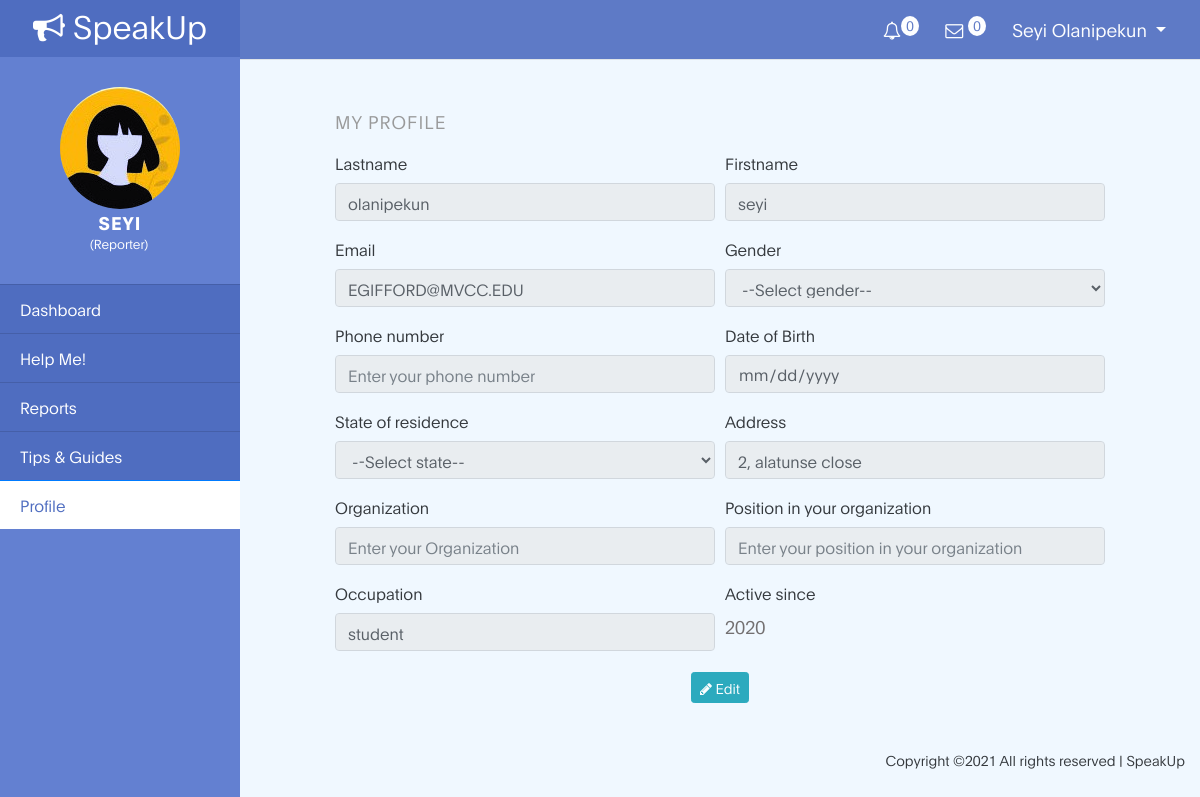
The page /app/profile (signed in) on the database its author committed.
### tables this page shows
CREATE TABLE `users` (
  `user_id` int(11) NOT NULL,
  `user_type` text NOT NULL,
  `assigned` int(11) NOT NULL,
  `lastname` text NOT NULL,
  `firstname` text NOT NULL,
  `email` text NOT NULL,
  `phone` text DEFAULT NULL,
  `gender` text DEFAULT NULL,
  `status` text NOT NULL,
  `badge` text NOT NULL,
  `dob` date DEFAULT NULL,
  `state` text DEFAULT NULL,
  `address` text DEFAULT NULL,
  `occupation` text DEFAULT NULL,
  `organization` text DEFAULT NULL,
  `position` text DEFAULT NULL,
  `cv` varchar(225) DEFAULT NULL,
  `motive` text DEFAULT NULL,
  `password` varchar(225) NOT NULL,
  `date_reg` datetime NOT NULL
);

### functions.php (called while the page is built, shortened)
<?php
function test_input($text){
   $text = trim($text);
   $text = strip_tags($text);
   $text = stripslashes($text);
   return $text;
}
?>

### app/profile.php (the view, shortened to what this page needs)
<?php
include_once '../functions.php';
if (isset($_SESSION['user_id']) && isset($_SESSION['user_type'])) {
  $user_id = preg_replace('#[^0-9]#','',$_SESSION['user_id']);
  $user_type = test_input($_SESSION["user_type"]);
  $stmt = $conn->prepare("SELECT lastname, firstname, email, gender, phone, dob, state, address, organization, position, occupation, date_reg FROM users WHERE user_id = ?");
  $stmt->bind_param("i", $user_id);
  $stmt->execute();
  $stmt->store_result();
  $stmt->bind_result($lastname, $firstname, $email, $gender, $phone, $dob, $state, $address, $organization, $position, $occupation, $date_reg);
}else{
  $_SESSION['msg'] ='You must login first';
  header('location: ../login');
  exit();
}
?>
<!DOCTYPE html>
<html lang="en">
<head>
 <link rel="stylesheet" href="../css/bootstrap.min.css">
 <link rel="stylesheet" href="../css/font-awesome.min.css">
 <link href="../css/bootstrap-sidebar.min.css" rel="stylesheet">
 <link href="../css/app.css" rel="stylesheet">
</head>
<body>
  <div class="d-flex" id="wrapper">
    <div id="sidebar-wrapper">
      <div class="sidebar-heading"><a href="../"> <i class="fa fa-bullhorn"></i> SpeakUp</a></div>
      <div class="round">
        <img class="img-fluid avatar" src="../images/avatar.jpg">
        <h4 class="type"> <?php echo $firstname; ?></h4>
        <small>(<?php echo ucfirst($user_type); ?>)</small>
      </div>
      <div class="list-group list-group-flush">
        <?php
        if ($user_type == 'responder') {?>
          <a href="responder" class="list-group-item list-group-item-action">Dashbboard</a>
          <a href="help" class="list-group-item list-group-item-action">Help Requests</a>
          <a href="view-reports" class="list-group-item list-group-item-action">View Reports</a>
        <a href="share-tips" class="list-group-item list-group-item-action active">Share Tips</a>
          <a href="Profile" class="list-group-item list-group-item-action active">Profile</a>
        <?php }else{
         ?>
        <a href="reporter" class="list-group-item list-group-item-action">Dashboard</a>
        <a href="help" class="list-group-item list-group-item-action">Help Me!</a>
        <a href="reports" class="list-group-item list-group-item-action ">Reports</a>
        <a href="../tips" class="list-group-item list-group-item-action">Tips & Guides </a>
        <a href="profile" class="list-group-item list-group-item-action  active">Profile</a>
      <?php } ?>
    </div>
  </div>
  <div id="page-content-wrapper">
    <?php include_once 'includes/navbar.php'; ?>
    <div class="container-fluid">
      <div class="row">
        <div class="offset-md-1 col-md-10 pt-5">
          <h4 class="mb-3">My Profile</h4>
          <form action="" autocomplete="off" id="profile-form" class="form-horiontal" method="post">
            <div class="form-row">
              <div class="col-md-6 mb-3">
                <label>Lastname</label>
                <input type="text" id="lastname" value="<?php echo $lastname; ?>" class="form-control" placeholder="Enter your lastname" disabled>
              </div>
              <div class="col-md-6 mb-3">
                <label>Firstname</label>
                <input type="text" id="firstname" value="<?php echo $firstname; ?>" class="form-control" placeholder="Enter your firstname" disabled>
              </div>
            </div>
            <div class="form-row">
              <div class="col-md-6 mb-3">
                <label>Email</label>
                <input type="text" id="email" value="<?php echo $email; ?>" class="form-control" placeholder="Enter your e-mail address" disabled>
              </div>
              <div class="col-md-6 mb-3">
                <label>Gender</label>
                <select class="form-control" value="<?php echo $gender; ?>" id="gender" disabled>
                  <option value="">--Select gender--</option>
                </select>
              </div>
            </div>
            <div class="form-row">
              <div class="col-md-6 mb-3">
                <label>Phone number</label>
                <input type="tel" id="phone" value="<?php echo $phone; ?>" class="form-control editable" placeholder="Enter your phone number" disabled>
              </div>
              <div class="col-md-6 mb-3">
                <label>Date of Birth</label>
                <input type="date" id="dob" value="<?php echo $dob; ?>" class="form-control editable" placeholder="Enter your address" disabled>
              </div>
            </div>
            <div class="form-row">
              <div class="col-md-6 mb-3">
                <label>State of residence</label>
                <select class="form-control editable" id="state" value="<?php echo $state; ?>" disabled>
                  <option value="">--Select state--</option>
                </select>
              </div>
              <div class="col-md-6 mb-3">
                <label>Address</label>
                <input type="text" id="address" class="form-control editable" value="<?php echo $address; ?>" placeholder="Enter your address" disabled>
              </div>
            </div>
            <div class="form-row">
              <div class="col-md-6 mb-3">
                <label>Organization</label>
                <input type="text" id="organization" value="<?php echo $organization; ?>" class="form-control editable" placeholder="Enter your Organization" disabled>
              </div>
              <div class="col-md-6 mb-3">
                <label>Position in your organization</label>
                <input type="text" id="position" value="<?php echo $position; ?>" class="form-control editable" placeholder="Enter your position in your organization" disabled>
              </div>
            </div>
            <div class="form-row">
              <div class="col-md-6 mb-3">
                <label>Occupation</label>
                <input type="text" id="occupation" value="<?php echo $occupation; ?>" class="form-control editable" placeholder="Enter your occupation" disabled>
              </div>
              <div class="col-md-6 mb-3">
                <label>Active since</label>
                <p>2020</p>
              </div>
            </div>
            <div class="form-group">
              <div class="col-md-12 text-center">
                <button class="btn btn-info btn-sm" type="button" id="edit-profile"><i class="fa fa-pencil"></i> Edit</button>
              </div>
            </div>
          </form>
        </div>
      </div>
    </div>
    <div class="text-right container-fluid">
      <div class="credits">
        Copyright &copy;<script>document.write(new Date().getFullYear());</script> All rights reserved | SpeakUp
      </div>
    </div>
  </div>
</div>
</body>
</html>

### app/includes/navbar.php (shortened to what this page needs)
<nav class="navbar navbar-expand-lg navbar-lght border-bottom">
  <div class="collapse navbar-collapse" id="navbarSupportedContent">
    <ul class="navbar-nav notification-row ml-auto mt-2 mt-lg-0">
      <li class="nav-item dropdown">
        <a class="nav-link" href="#" id="notificationDropdown" role="button" data-toggle="dropdown" aria-haspopup="true" aria-expanded="false"><i class="fa fa-bell-o"></i><span class="badge" id="unread_notification">0</span></a>
        </li>
      <li class="nav-item dropdown">
        <a class="nav-link" href="#" id="messageDropdown" role="button" data-toggle="dropdown" aria-haspopup="true" aria-expanded="false"><i class="fa fa-envelope-o"></i> <span class="badge" id="unread_message">0</span> </a>
        </li>
      <li class="nav-item dropdown">
        <a class="nav-link dropdown-toggle text-capitalize" href="#" id="navbarDropdown" role="button" data-toggle="dropdown" aria-haspopup="true" aria-expanded="false">
        <?php echo strtolower($firstname.' '.$lastname); ?>
        </a>
      </li>
    </ul>
  </div>
</nav>

### css/app.css (style rules this page uses)
:root { --primary-color: #6380d1; --secondary-color: #f1c111; --white-color: #ffffff; --dark-color: #171819; --featured-bg: #f0f8ff; --menu-bg: #4f6dc0; --title-color: #15141a; --gray-color: #909090; --link-color: #404040; --p-color: #666262; --base-font-family: 'Plain-Light', sans-serif; --title-font-family: 'Plain-Regular', sans-serif; --font-bold-family: 'Plain-Bold', sans-serif; --font-weight-bold: bold; --h1-font-size: 42px; --h2-font-size: 32px; --h3-font-size: 24px; --h4-font-size: 18px; --p-font-size: 18px; --base-font-size: 16px; --menu-font-size: 14px; --last-font-size: 12px; --border-radius-large: 100px; --border-radius-small: 5px; }
body { background: var(--featured-bg); font-family: var(--base-font-family); overflow-x: hidden; }
h1,h2,h3,h4,h5,h6 { font-family: var(--title-font-family); line-height: inherit; }
h4 { color: var(--gray-color); font-family: var(--base-font-family); font-size: var(--p-font-size); letter-spacing: 1px; text-transform: uppercase; }
p { color: var(--p-color); font-size: var(--p-font-size); line-height: 1.5em; }
#sidebar-wrapper { min-height: 100vh; margin-left: -15rem; -webkit-transition: margin .25s ease-out; -moz-transition: margin .25s ease-out; -o-transition: margin .25s ease-out; transition: margin .25s ease-out; background: var(--primary-color); }
#sidebar-wrapper .sidebar-heading { text-align: center; margin-top: -3px; padding: 3.5px; background: var(--menu-bg); }
#sidebar-wrapper .sidebar-heading a { background: var(--menu-bg); color: var(--white-color); font-size: var(--h2-font-size); text-decoration: none; }
#sidebar-wrapper .round .type { text-align: center; margin-top: -3px; padding: 3.3px; color: var(--white-color); font-size: var(--h4-font-size); font-family: var(--font-bold-family); margin-bottom: -10px; }
#sidebar-wrapper .round { margin-bottom: 30px!important; }
#sidebar-wrapper .round small { color: var(--white-color); margin-left: 90px; }
#sidebar-wrapper .round .avatar { display: block; margin-left: auto; margin-right: auto; border-radius: 50%; margin-top: 30px; }
#sidebar-wrapper .list-group { width: 15rem; }
#sidebar-wrapper .list-group a { background: var(--menu-bg); color: var(--white-color); }
#sidebar-wrapper .list-group .active { color: var(--menu-bg); background: var(--white-color); }
#page-content-wrapper { min-width: 100vw; background-repeat: no-repeat; background-position: center; opacity: 0.9; }
@media (min-width: 994px) { #sidebar-wrapper .sidebar-heading { padding: 4px 4px 8px 4px; } }
@media (min-width: 768px) { #sidebar-wrapper { margin-left: 0; } }
@media (min-width: 768px) { #page-content-wrapper { min-width: 0; width: 100%; } }
.navbar { background: var(--menu-bg); }
.nav-link { color: var(--white-color); font-size: var(--menu-font-size); margin-right: 10px; }
.notification-row .nav-item .nav-link { font-size: var(--p-font-size); }
.badge { border-radius: 50%; padding: auto; text-align: center; color: var(--menu-bg); background: var(--white-color); top: -8px; vertical-align: top; }
.credits { margin-top: 30px; font-size: 14px; padding-bottom: 20px; }

### rows shown on the page
users: firstname "SEYI", firstname+lastname "Seyi Olanipekun", lastname "olanipekun", firstname "seyi", email "EGIFFORD@MVCC.EDU", address "2, alatunse close", occupation "student"

### other values the page prints
$user_type "Reporter"
